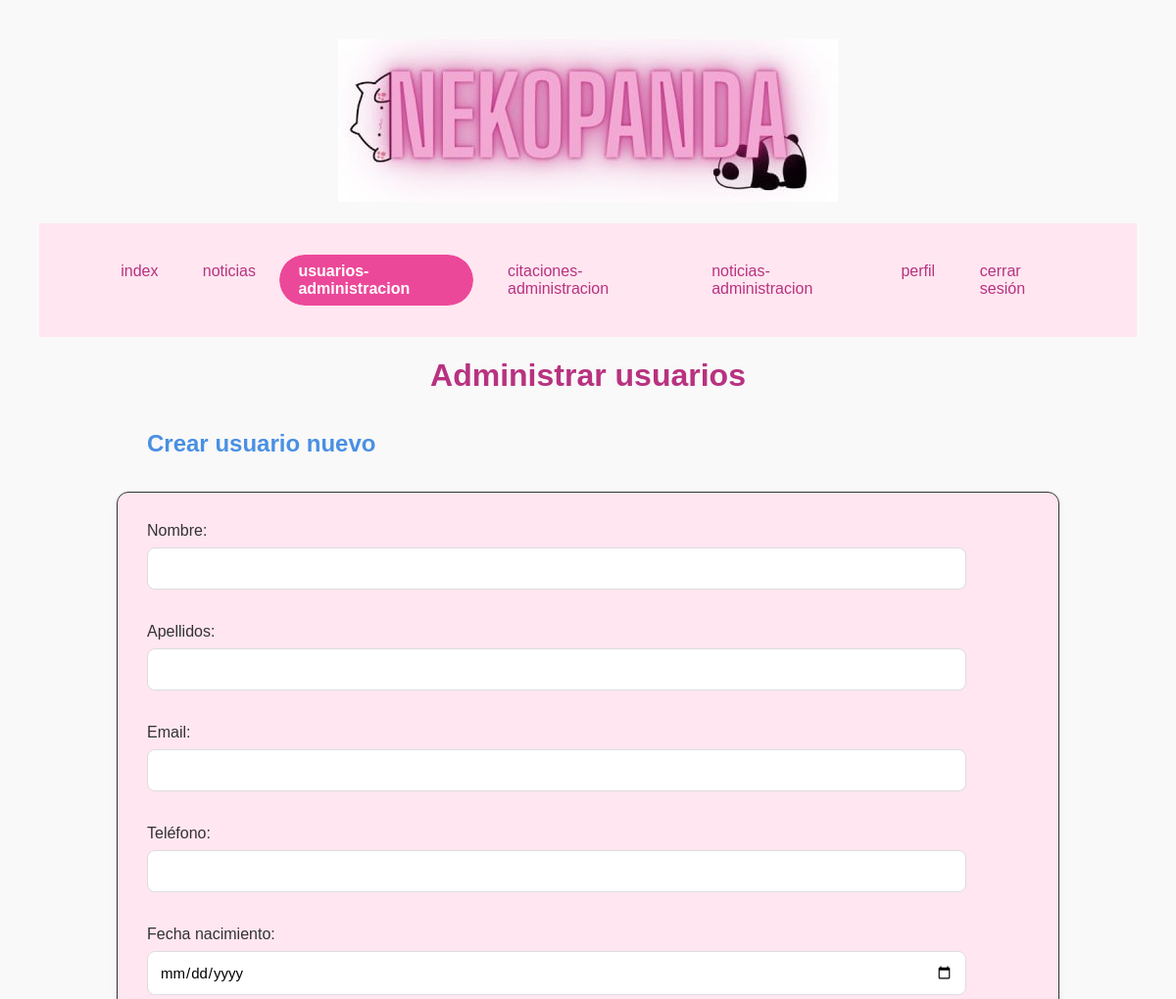
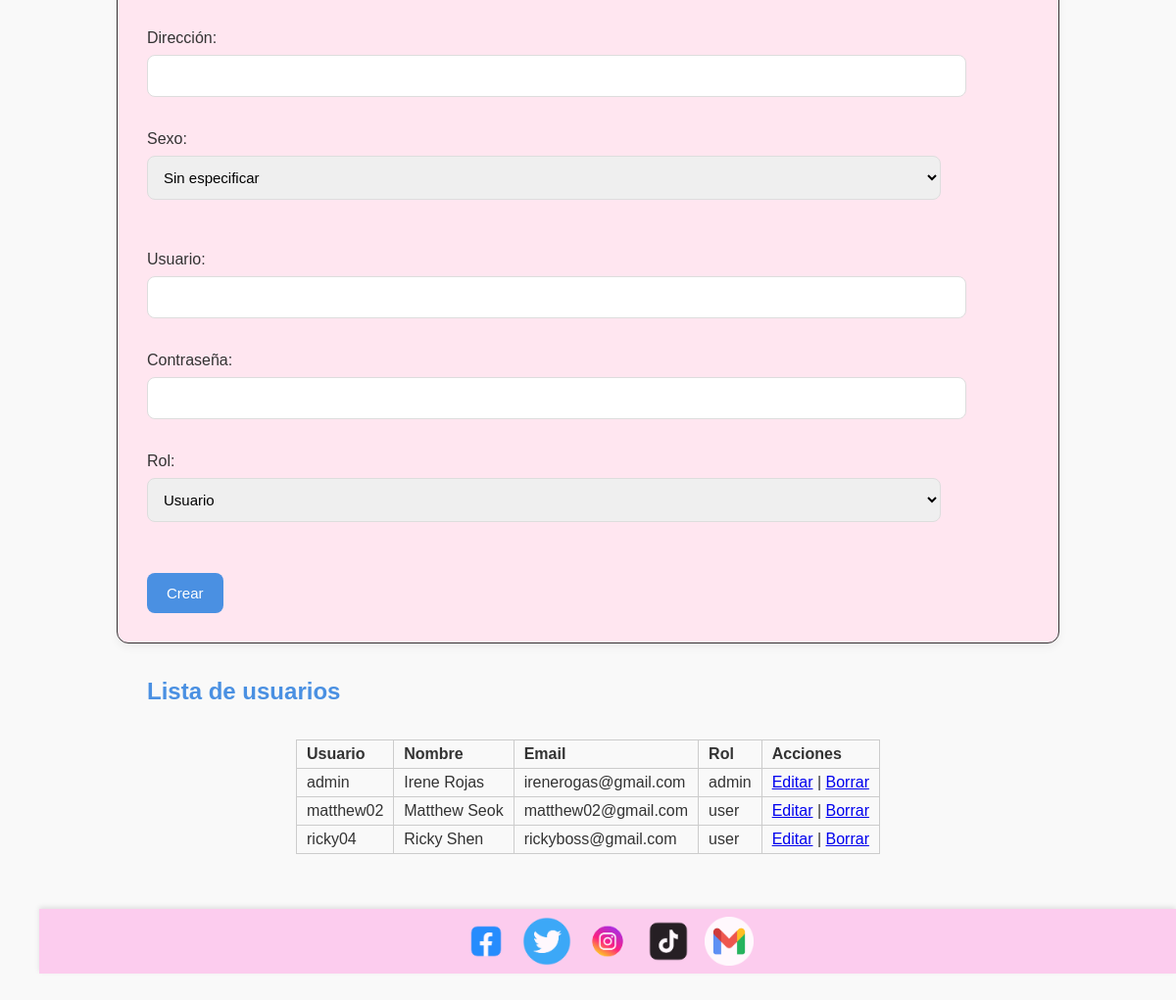
Page /usuarios-administracion.php (signed in) on the committed database (2 pictures, top to bottom).
### tables this page shows
CREATE TABLE `users_login` (
  `idLogin` int AUTO_INCREMENT PRIMARY KEY,
  `idUser` int NOT NULL UNIQUE,
  `usuario` varchar(30) NOT NULL UNIQUE,
  `password` varchar(255) NOT NULL,
  `rol` enum('admin','user') NOT NULL DEFAULT 'user',
  FOREIGN KEY (`idUser`) REFERENCES users_data(`idUser`) ON DELETE CASCADE ON UPDATE CASCADE
);

CREATE TABLE `users_data` (
  `idUser` int AUTO_INCREMENT PRIMARY KEY,
  `nombre` varchar(30) NOT NULL,
  `apellidos` varchar(50) NOT NULL,
  `email` varchar(50) NOT NULL UNIQUE,
  `telefono` varchar(9) NOT NULL,
  `fecha_nac` date NOT NULL,
  `direccion` text,
  `sexo` enum('Hombre','Mujer','Sin especificar') DEFAULT 'Sin especificar'
);

### public/usuarios-administracion.php (the view, shortened to what this page needs)
<?php
require_once __DIR__ . '/../configuracion/db.php';
$role = $_SESSION['role'] ?? 'guest';
$current = basename($_SERVER['PHP_SELF']);
function navItem($href, $label, $currentpage) {
    $active = $currentpage === $href ? 'class = "active"' : '';
    return "<li><a href= '{$href}', {$active}>{$label}</a></li>";
}
try {
    $pdo = new PDO("mysql:host=127.0.0.1;dbname=nekopanda;charset=utf8mb4", "root", "");
    $pdo->setAttribute(PDO::ATTR_ERRMODE, PDO::ERRMODE_EXCEPTION);
} catch (PDOException $e) {
    die("DB error: " . $e->getMessage());
}
$stmt = $pdo->query("SELECT ud.idUser, ud.nombre, ud.apellidos, ud.email, ud.telefono,
                            ud.fecha_nac, ud.direccion, ud.sexo,
                            ul.usuario, ul.rol
                     FROM users_data ud
                     JOIN users_login ul ON ud.idUser = ul.idUser
                     ORDER BY ud.idUser ASC");
$usuarios = $stmt->fetchAll();
?>
<!doctype html>
<html lang="es">
<head>
  <link rel="stylesheet" href="./css/style.css">
</head>
<body>
<header>
  <div class="logo">
    <img src="./imagenes/logo.jpg" alt="logo">
  </div><br>
    <nav>
    <ul>
      <?php echo navItem('index.php','index',$current); ?>
      <?php echo navItem('noticias.php','noticias',$current); ?>
      <?php if($role === 'user'): ?>
        <?php echo navItem('citaciones.php','citaciones',$current); ?>
        <?php echo navItem('perfil.php','perfil',$current); ?>
        <?php echo navItem('logout.php','cerrar sesión',$current); ?>
      <?php elseif($role === 'admin'): ?>
        <?php echo navItem('usuarios-administracion.php','usuarios-administracion',$current); ?>
        <?php echo navItem('citas-administracion.php','citaciones-administracion',$current); ?>
        <?php echo navItem('noticias-administracion.php','noticias-administracion',$current); ?>
        <?php echo navItem('perfil.php','perfil',$current); ?>
        <?php echo navItem('logout.php','cerrar sesión',$current); ?>
      <?php else: ?>
        <?php echo navItem('registro.php','registro',$current); ?>
        <?php echo navItem('login.php','login',$current); ?>
      <?php endif; ?>
    </ul>
  </nav>
</header>
<main>
    <h1>Administrar usuarios</h1>
<h2>Crear usuario nuevo</h2>
<form method="post">
  <label>Nombre: <input type="text" name="nombre" required></label><br><br>
  <label>Apellidos: <input type="text" name="apellidos" required></label><br><br>
  <label>Email: <br><input type="email" name="email" required></label><br><br>
  <label>Teléfono: <input type="text" name="telefono"></label><br><br>
  <label>Fecha nacimiento: <input type="date" name="fecha_nac"></label><br><br>
  <label>Dirección: <input type="text" name="direccion"></label><br><br>
  <label>Sexo: <br>
    <select name="sexo">
      <option value="Sin especificar" selected>Sin especificar</option>
    </select>
  </label><br><br><br>
  <label>Usuario: <br><input type="text" name="usuario" required></label><br><br>
  <label>Contraseña: <br><input type="password" name="password" required></label><br><br>
  <label>Rol:<br>
    <select name="rol">
      <option value="user">Usuario</option>
    </select>
  </label><br><br><br>
  <button type="submit">Crear</button>
</form>
<h2>Lista de usuarios</h2>
<table>
  <tr>
    <th>Usuario</th>
    <th>Nombre</th>
    <th>Email</th>
    <th>Rol</th>
    <th>Acciones</th>
  </tr>
  <?php foreach ($usuarios as $u): ?>
  <tr>
    <td><?= htmlspecialchars($u['usuario']) ?></td>
    <td><?= htmlspecialchars($u['nombre'] . " " . $u['apellidos']) ?></td>
    <td><?= htmlspecialchars($u['email']) ?></td>
    <td><?= htmlspecialchars($u['rol']) ?></td>
    <td>
      <a href="?editar=<?= $u['idUser'] ?>">Editar</a> |
      <a href="?borrar=<?= $u['idUser'] ?>" onclick="return confirm('¿Eliminar usuario?')">Borrar</a>
    </td>
  </tr>
  <?php endforeach; ?>
</table>
</main><br><br>
<footer>
    <div class="social-icons">
      <a href="https://www.facebook.com/" target="_blank"><img src="./imagenes/facebook.png"></a>
      <a href="https://x.com/" target="_blank"><img src="./imagenes/twitter.png"></a>
      <a href="https://www.instagram.com/" target="_blank"><img src="./imagenes/instagram.png"></a>
      <a href="https://www.tiktok.com/" target="_blank"><img src="./imagenes/tiktok.png"></a>
      <a href="mailto:irenerogas@gmail.com" target="_blank"><img src="./imagenes/gmail.png"></a>
    </div>
</footer>
</body>
</html>

### public/css/style.css (style rules this page uses)
* { margin: 2; padding: 0; font-family: "Arial", sans-serif; }
body { background: #f9f9f9; color: #333; justify-content: center; align-items: center; padding: 2rem; }
.logo { text-align: center; }
nav { background: #ffe6f0; padding: 1rem 4rem; }
nav ul { list-style: none; display: flex; justify-content: center; gap: 1rem; }
nav li { border-radius: 999px; overflow: hidden; }
nav a { display: inline-block; padding: 0.5rem 1.2rem; border-radius: 999px; text-decoration: none; color: #b83280; font-weight: 500; transition: background 0.3s ease, color 0.3s ease; }
nav a.active { background: #ec4899; color: white; font-weight: 600; }
h1 { text-align: center; color: #b83280; text-shadow: #ddd; }
h2 { color: #4A90E2; text-align: left; margin: 20px auto; max-width: 900px; padding: 15px; }
form { background: #ffe6f0; padding: 30px; margin: 20px auto; border-radius: 12px; box-shadow: 0 4px 10px rgba(0,0,0,0.05); border: 1px solid #333; max-width: 900px; }
form input[type="text"], form input[type="date"], form input[type="file"], form textarea, form select, form input[type="email"], form input[type="password"], form textarea { width: 90%; padding: 12px; margin: 8px 0 16px 0; border: 1px solid #ddd; border-radius: 8px; font-size: 15px; transition: border 0.3s, box-shadow 0.3s; resize: none; }
form button { background: #4A90E2; color: white; border: none; padding: 12px 20px; font-size: 15px; border-radius: 8px; cursor: pointer; transition: background 0.3s; }
table { margin: 20px auto; border-collapse: collapse; border: 1px solid #ccc; width: auto; }
table th, table td { border: 1px solid #ccc; padding: 5px 10px; text-align: left; }
footer { width: 100%; background-color: rgb(252, 204, 238); padding: 8px 20px; box-shadow: 0 -2px 5px rgba(0,0,0,0.1); display: flex; justify-content: center; align-items: center; }
.social-icons { display: flex; gap: 12px; }
.social-icons a img { width: 50px; height: 50px; object-fit: contain; display: block; opacity: 0.85; transition: opacity 0.3s ease, transform 0.2s ease; }

### rows in the picture
users_login: usuario "admin", idUser.apellidos "Irene Rojas", idUser.email "irenerogas@gmail.com", rol "admin"
users_login: usuario "matthew02", idUser.apellidos "Matthew Seok", idUser.email "matthew02@gmail.com", rol "user"
users_login: usuario "ricky04", idUser.apellidos "Ricky Shen", idUser.email "rickyboss@gmail.com", rol "user"

### other values in the picture
$label "index noticias usuarios-administracion citaciones-administracion noticias-administracion perfil cerrar sesión"
